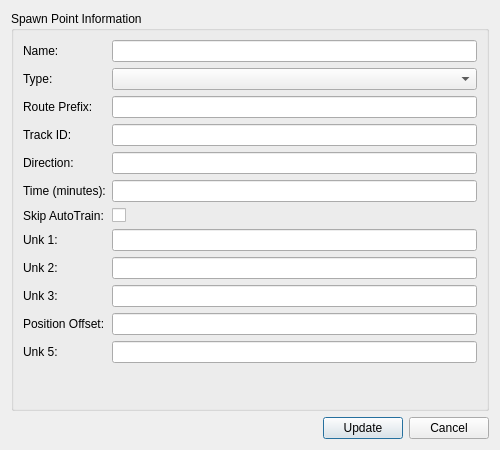
<?xml version="1.0" encoding="UTF-8"?>
<ui version="4.0">
 <class>SpawnDetailDialog</class>
 <widget class="QDialog" name="SpawnDetailDialog">
  <property name="geometry">
   <rect>
    <x>0</x>
    <y>0</y>
    <width>500</width>
    <height>450</height>
   </rect>
  </property>
  <property name="windowTitle">
   <string>Spawn Point Details</string>
  </property>
  <layout class="QVBoxLayout" name="verticalLayout">
   <item>
    <widget class="QGroupBox" name="spawnInfoGroup">
     <property name="title">
      <string>Spawn Point Information</string>
     </property>
     <layout class="QFormLayout" name="formLayout">
      <item row="0" column="0">
       <widget class="QLabel" name="labelName">
        <property name="text">
         <string>Name:</string>
        </property>
       </widget>
      </item>
      <item row="0" column="1">
       <widget class="QLineEdit" name="name_edit"/>
      </item>
      <item row="1" column="0">
       <widget class="QLabel" name="labelType">
        <property name="text">
         <string>Type:</string>
        </property>
       </widget>
      </item>
      <item row="1" column="1">
       <widget class="QComboBox" name="type_combo"/>
      </item>
      <item row="2" column="0">
       <widget class="QLabel" name="labelRoutePrefix">
        <property name="text">
         <string>Route Prefix:</string>
        </property>
       </widget>
      </item>
      <item row="2" column="1">
       <widget class="QLineEdit" name="route_prefix_edit"/>
      </item>
      <item row="3" column="0">
       <widget class="QLabel" name="labelTrackID">
        <property name="text">
         <string>Track ID:</string>
        </property>
       </widget>
      </item>
      <item row="3" column="1">
       <widget class="QLineEdit" name="track_id_edit"/>
      </item>
      <item row="4" column="0">
       <widget class="QLabel" name="labelDirection">
        <property name="text">
         <string>Direction:</string>
        </property>
       </widget>
      </item>
      <item row="4" column="1">
       <widget class="QLineEdit" name="direction_edit"/>
      </item>
      <item row="5" column="0">
       <widget class="QLabel" name="labelTime">
        <property name="text">
         <string>Time (minutes):</string>
        </property>
       </widget>
      </item>
      <item row="5" column="1">
       <widget class="QLineEdit" name="time_edit"/>
      </item>
      <item row="6" column="0">
       <widget class="QLabel" name="labelSkip">
        <property name="text">
         <string>Skip AutoTrain:</string>
        </property>
       </widget>
      </item>
      <item row="6" column="1">
       <widget class="QCheckBox" name="skip_check">
        <property name="text">
         <string/>
        </property>
       </widget>
      </item>
      <item row="7" column="0">
       <widget class="QLabel" name="labelUnk1">
        <property name="text">
         <string>Unk 1:</string>
        </property>
       </widget>
      </item>
      <item row="7" column="1">
       <widget class="QLineEdit" name="unk1_edit"/>
      </item>
      <item row="8" column="0">
       <widget class="QLabel" name="labelUnk2">
        <property name="text">
         <string>Unk 2:</string>
        </property>
       </widget>
      </item>
      <item row="8" column="1">
       <widget class="QLineEdit" name="unk2_edit"/>
      </item>
      <item row="9" column="0">
       <widget class="QLabel" name="labelUnk3">
        <property name="text">
         <string>Unk 3:</string>
        </property>
       </widget>
      </item>
      <item row="9" column="1">
       <widget class="QLineEdit" name="unk3_edit"/>
      </item>
      <item row="10" column="0">
       <widget class="QLabel" name="labelUnk4">
        <property name="text">
         <string>Position Offset:</string>
        </property>
       </widget>
      </item>
      <item row="10" column="1">
       <widget class="QLineEdit" name="unk4_edit"/>
      </item>
      <item row="11" column="0">
       <widget class="QLabel" name="labelUnk5">
        <property name="text">
         <string>Unk 5:</string>
        </property>
       </widget>
      </item>
      <item row="11" column="1">
       <widget class="QLineEdit" name="unk5_edit"/>
      </item>
     </layout>
    </widget>
   </item>
   <item>
    <layout class="QHBoxLayout" name="buttonLayout">
     <item>
      <spacer name="buttonSpacer">
       <property name="orientation">
        <enum>Qt::Orientation::Horizontal</enum>
       </property>
       <property name="sizeHint" stdset="0">
        <size>
         <width>40</width>
         <height>20</height>
        </size>
       </property>
      </spacer>
     </item>
     <item>
      <widget class="QPushButton" name="save_button">
       <property name="text">
        <string>Update</string>
       </property>
      </widget>
     </item>
     <item>
      <widget class="QPushButton" name="cancel_button">
       <property name="text">
        <string>Cancel</string>
       </property>
      </widget>
     </item>
    </layout>
   </item>
  </layout>
 </widget>
 <resources/>
 <connections/>
</ui>
